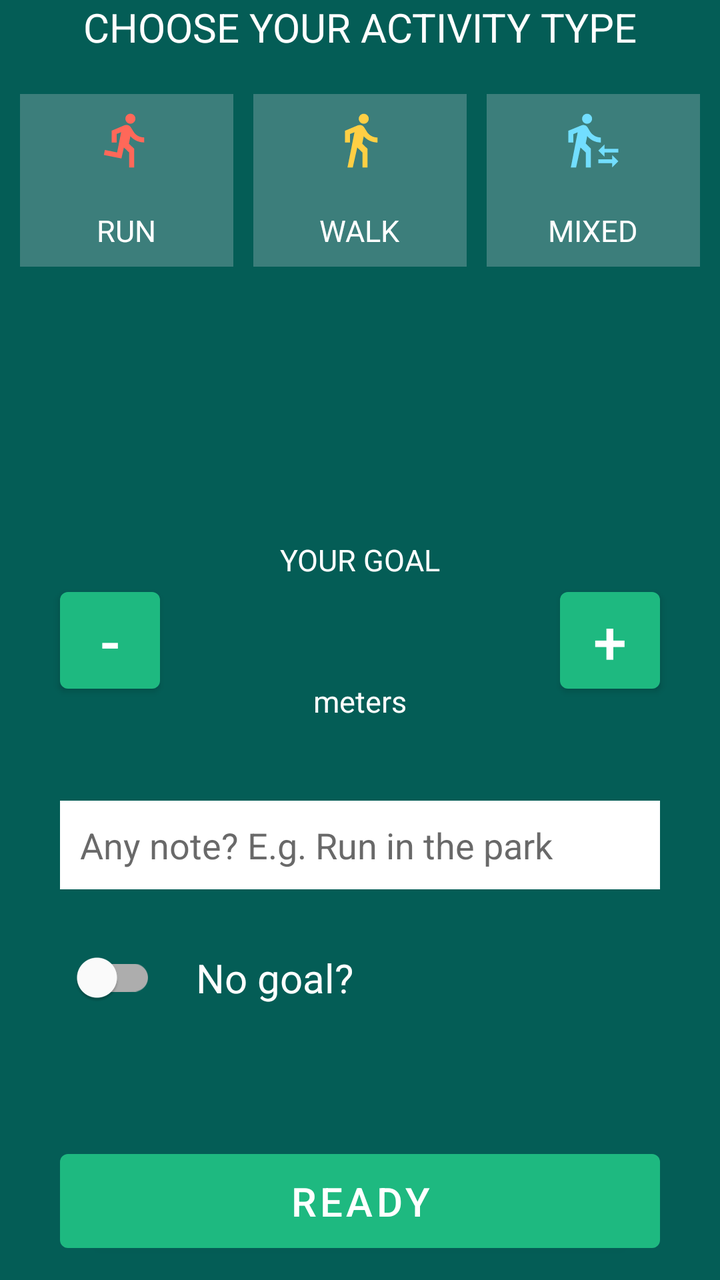
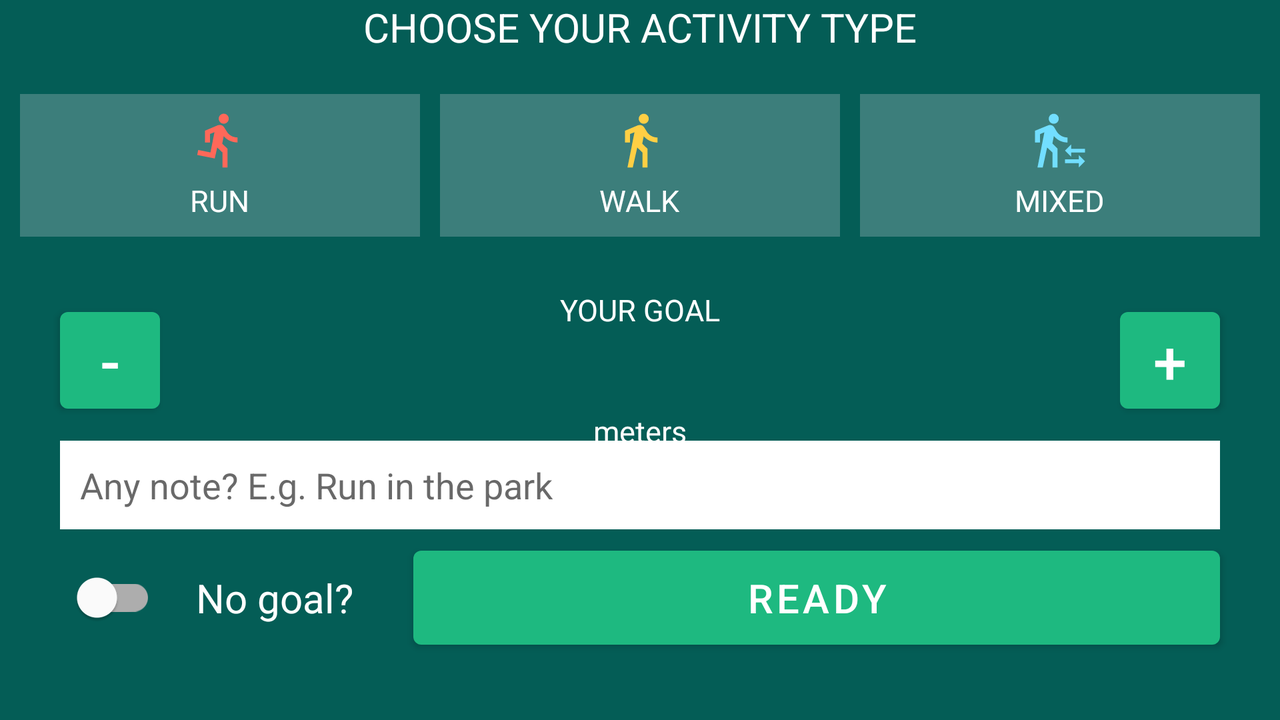

One screen, two layout resources from the same app: the default and the repository's alternative for another configuration. Each is rendered where Android would select it; the XML of both is given below.
<!-- AndroidManifest.xml: application theme myTheme -->
<!-- res/layout/workout_dialog.xml -->
<?xml version="1.0" encoding="utf-8"?>
<androidx.constraintlayout.widget.ConstraintLayout xmlns:android="http://schemas.android.com/apk/res/android"
    xmlns:app="http://schemas.android.com/apk/res-auto"
    xmlns:tools="http://schemas.android.com/tools"
    android:layout_width="match_parent"
    android:layout_height="match_parent"
    tools:context=".actvities.StartWorkout"
    android:background="@color/colorPrimaryDark"
    app:elevation="10dp"
    >

    <TextView
        android:id="@+id/center"
        android:layout_width="wrap_content"
        android:layout_height="wrap_content"
        app:layout_constraintBottom_toBottomOf="parent"
        app:layout_constraintTop_toTopOf="parent"
        app:layout_constraintLeft_toLeftOf="parent"
        app:layout_constraintRight_toRightOf="parent"
        android:visibility="invisible"/>

    <TextView
        android:id="@+id/workout_dialog_title"
        android:layout_width="match_parent"
        android:layout_height="wrap_content"
        android:text="@string/workout_dialog_type"
        app:layout_constraintTop_toTopOf="parent"
        android:textSize="20sp"
        android:textColor="@color/white"
        android:textAlignment="center"/>


    <LinearLayout
        android:id="@+id/buttons_container"
        app:layout_constraintTop_toBottomOf="@+id/workout_dialog_title"
        android:layout_marginTop="20dp"
        android:layout_width="match_parent"
        android:layout_height="wrap_content"
        android:orientation="horizontal"
        android:weightSum="3"
        android:layout_marginStart="10dp"
        android:layout_marginEnd="10dp"
        android:layout_marginBottom="10dp">


        <LinearLayout
            android:id="@+id/workout_dialog_btn_run"
            android:layout_width="0dp"
            android:layout_height="wrap_content"
            android:orientation="vertical"
            android:layout_weight="1"
            android:gravity="center"
            android:padding="8dp"
            android:clickable="true"
            android:focusable="true"
            android:layout_marginEnd="10dp"
            android:background="@color/item_selector_color">

            <ImageView
                android:layout_width="30dp"
                android:layout_height="30dp"
                android:src="@drawable/run"
                android:tint="@color/orange"
                />

            <TextView
                android:id="@+id/test"
                android:paddingTop="20dp"
                android:layout_width="wrap_content"
                android:layout_height="wrap_content"
                android:textSize="15sp"
                android:textColor="@color/white"
                android:text="@string/workout_dialog_run"/>
        </LinearLayout>



        <LinearLayout
            android:id="@+id/workout_dialog_btn_walk"
            android:layout_width="0dp"
            android:layout_height="wrap_content"
            android:orientation="vertical"
            android:layout_weight="1"
            android:gravity="center"
            android:padding="8dp"
            android:clickable="true"
            android:focusable="true"
            android:layout_marginEnd="10dp"
            android:background="@color/item_selector_color">

            <ImageView
                android:layout_width="30dp"
                android:layout_height="30dp"
                android:src="@drawable/walk"
                android:tint="@color/yellow"
                />


            <TextView
                android:paddingTop="20dp"
                android:layout_width="wrap_content"
                android:layout_height="wrap_content"
                android:textSize="15sp"
                android:textColor="@color/white"
                android:text="@string/workout_dialog_walk"/>

        </LinearLayout>

        <LinearLayout
            android:id="@+id/workout_dialog_btn_mix"
            android:layout_width="0dp"
            android:layout_height="wrap_content"
            android:orientation="vertical"
            android:layout_weight="1"
            android:gravity="center"
            android:padding="8dp"
            android:clickable="true"
            android:focusable="true"
            android:background="@color/item_selector_color">

            <ImageView
                android:layout_width="30dp"
                android:layout_height="30dp"
                android:src="@drawable/mixed"
                android:tint="@color/blue"
                />


            <TextView
                android:id="@+id/container_lowest_point"
                android:paddingTop="20dp"
                android:layout_width="wrap_content"
                android:layout_height="wrap_content"
                android:textSize="15sp"
                android:textColor="@color/white"
                android:text="@string/workout_dialog_mixed"/>

        </LinearLayout>
    </LinearLayout>
    <LinearLayout
        android:id="@+id/note_description"
        android:layout_width="match_parent"
        android:layout_height="wrap_content"
        app:layout_constraintTop_toBottomOf="@id/buttons_container">

        <TextView
            android:id="@+id/workout_note"
            android:layout_width="match_parent"
            android:layout_height="match_parent"
            android:layout_marginStart="10dp"
            android:layout_marginEnd="10dp"
            android:layout_marginTop="10dp"
            android:textSize="12sp"
            android:textColor="@color/white"
            android:textAlignment="center"
            />
    </LinearLayout>


    <TextView
        android:id="@+id/goal_tv"
        android:layout_width="wrap_content"
        android:layout_height="wrap_content"
        app:layout_constraintRight_toRightOf="parent"
        app:layout_constraintLeft_toLeftOf="parent"
        android:textSize="15sp"
        android:textColor="@color/white"
        android:text="@string/workout_dialog_goal"
        android:layout_marginBottom="10dp"
        app:layout_constraintBottom_toTopOf="@id/workout_dialog_goal"
        />

    <TextView
        android:id="@+id/workout_dialog_goal"
        android:layout_width="wrap_content"
        android:layout_height="wrap_content"
        app:layout_constraintRight_toRightOf="parent"
        app:layout_constraintLeft_toLeftOf="parent"
        android:textSize="30sp"
        android:textColor="@color/white"
        app:layout_constraintTop_toTopOf="parent"
        app:layout_constraintBottom_toBottomOf="parent"
    />

    <TextView
        android:id="@+id/unit_goal"
        android:layout_width="wrap_content"
        android:layout_height="wrap_content"
        app:layout_constraintRight_toRightOf="parent"
        app:layout_constraintLeft_toLeftOf="parent"
        android:textSize="15sp"
        android:textColor="@color/white"
        android:text="@string/unit_m"
        app:layout_constraintTop_toBottomOf="@id/workout_dialog_goal"
        />


    <Button
        android:id="@+id/remove_more_goal"
        android:layout_width="50dp"
        android:layout_height="wrap_content"
        android:textSize="30sp"
        android:textAlignment="center"
        android:text="@string/minus"
        android:layout_marginStart="30dp"
        app:layout_constraintLeft_toLeftOf="parent"
        app:layout_constraintTop_toTopOf="parent"
        app:layout_constraintBottom_toBottomOf="parent"
        />

    <Button
        android:id="@+id/add_more_goal"
        android:layout_width="50dp"
        android:layout_height="wrap_content"
        android:textSize="30sp"
        android:textAlignment="center"
        android:text="@string/plus"
        android:layout_marginEnd="30dp"
        app:layout_constraintRight_toRightOf="parent"
        app:layout_constraintTop_toTopOf="parent"
        app:layout_constraintBottom_toBottomOf="parent"
        />



        <EditText
            android:id="@+id/editTextNote"
            android:layout_width="match_parent"
            android:layout_height="wrap_content"
            android:imeOptions="actionDone"
            android:singleLine="true"
            android:maxLines="1"
            android:hint="@string/workout_dialog_noteHint"
            android:background="@color/white"
            android:textColor="@color/backgroundColor"
            android:textColorHint="@color/hint_color"
            android:padding="10dp"
            android:layout_marginTop="50dp"
            android:layout_marginStart="30dp"
            android:layout_marginEnd="30dp"
            app:layout_constraintTop_toBottomOf="@id/add_more_goal"
           />

    <com.google.android.material.switchmaterial.SwitchMaterial
        android:id="@+id/no_goal_swtich"
        android:layout_width="wrap_content"
        android:layout_height="wrap_content"
        app:layout_constraintTop_toBottomOf="@+id/editTextNote"
        app:layout_constraintLeft_toLeftOf="@+id/editTextNote"
        android:layout_marginTop="20dp"
    />
    <TextView
        android:layout_width="wrap_content"
        android:layout_height="wrap_content"
        app:layout_constraintTop_toTopOf="@+id/no_goal_swtich"
        app:layout_constraintBottom_toBottomOf="@+id/no_goal_swtich"
        app:layout_constraintLeft_toRightOf="@+id/no_goal_swtich"
        android:layout_marginStart="20dp"
        android:textColor="@color/white"
        android:textSize="20sp"
        android:text="@string/workout_dialog_noGoal"
        />

    <Button
        android:id="@+id/btn_ready"
        android:layout_width="match_parent"
        android:layout_height="wrap_content"
        app:layout_constraintBottom_toBottomOf="parent"
        android:text="@string/workout_dialog_btn_ready"
        android:textColor="@color/white"
        android:textSize="20sp"
        android:layout_marginStart="30dp"
        android:layout_marginEnd="30dp"
        android:padding="10dp"
        android:layout_marginBottom="10dp"
        />






</androidx.constraintlayout.widget.ConstraintLayout>
<!-- resources referenced by this layout -->
<resources>
  <color name="backgroundColor">#151621</color>
  <color name="blue">#72DEFF</color>
  <color name="colorPrimaryDark">#045D56</color>
  <color name="hint_color">#AD222222</color>
  <color name="item_selector_color">#3CF1EBF1</color>
  <color name="orange">#FF6859</color>
  <color name="white">#FFFFFF</color>
  <color name="yellow">#FFCF44</color>
  <!-- drawable mixed (drawable) -->
  <vector xmlns:android="http://schemas.android.com/apk/res/android"
      android:width="18dp"
      android:height="18dp"
      android:viewportWidth="24"
      android:viewportHeight="24">
    <path
        android:pathData="M16.49,15.5v-1.75L14,16.25l2.49,2.5L16.49,17L22,17v-1.5zM19.51,19.75L14,19.75v1.5h5.51L19.51,23L22,20.5 19.51,18zM9.5,5.5c1.1,0 2,-0.9 2,-2s-0.9,-2 -2,-2 -2,0.9 -2,2 0.9,2 2,2zM5.75,8.9L3,23h2.1l1.75,-8L9,17v6h2v-7.55L8.95,13.4l0.6,-3C10.85,12 12.8,13 15,13v-2c-1.85,0 -3.45,-1 -4.35,-2.45l-0.95,-1.6C9.35,6.35 8.7,6 8,6c-0.25,0 -0.5,0.05 -0.75,0.15L2,8.3L2,13h2L4,9.65l1.75,-0.75"
        android:fillColor="#000000"/>
  </vector>
  <!-- drawable run (drawable) -->
  <vector xmlns:android="http://schemas.android.com/apk/res/android"
      android:width="18dp"
      android:height="18dp"
      android:viewportWidth="24"
      android:viewportHeight="24">
    <path
        android:pathData="M13.49,5.48c1.1,0 2,-0.9 2,-2s-0.9,-2 -2,-2 -2,0.9 -2,2 0.9,2 2,2zM9.89,19.38l1,-4.4 2.1,2v6h2v-7.5l-2.1,-2 0.6,-3c1.3,1.5 3.3,2.5 5.5,2.5v-2c-1.9,0 -3.5,-1 -4.3,-2.4l-1,-1.6c-0.4,-0.6 -1,-1 -1.7,-1 -0.3,0 -0.5,0.1 -0.8,0.1l-5.2,2.2v4.7h2v-3.4l1.8,-0.7 -1.6,8.1 -4.9,-1 -0.4,2 7,1.4z"
        android:fillColor="#000000"/>
  </vector>
  <!-- drawable walk (drawable) -->
  <vector xmlns:android="http://schemas.android.com/apk/res/android"
      android:width="18dp"
      android:height="18dp"
      android:viewportWidth="24"
      android:viewportHeight="24">
    <path
        android:pathData="M13.5,5.5c1.1,0 2,-0.9 2,-2s-0.9,-2 -2,-2 -2,0.9 -2,2 0.9,2 2,2zM9.8,8.9L7,23h2.1l1.8,-8 2.1,2v6h2v-7.5l-2.1,-2 0.6,-3C14.8,12 16.8,13 19,13v-2c-1.9,0 -3.5,-1 -4.3,-2.4l-1,-1.6c-0.4,-0.6 -1,-1 -1.7,-1 -0.3,0 -0.5,0.1 -0.8,0.1L6,8.3V13h2V9.6l1.8,-0.7"
        android:fillColor="#000000"/>
  </vector>
  <string name="minus">-</string>
  <string name="plus" translatable="false">+</string>
  <string name="unit_m">meters</string>
  <string name="workout_dialog_btn_ready">READY</string>
  <string name="workout_dialog_goal">YOUR GOAL</string>
  <string name="workout_dialog_mixed">MIXED</string>
  <string name="workout_dialog_noGoal">No goal?</string>
  <string name="workout_dialog_noteHint">Any note? E.g. Run in the park</string>
  <string name="workout_dialog_run">RUN</string>
  <string name="workout_dialog_type">CHOOSE YOUR ACTIVITY TYPE</string>
  <string name="workout_dialog_walk">WALK</string>
  <style name="myTheme" parent="Theme.MaterialComponents.DayNight.NoActionBar">
          <item name="colorPrimary">@color/colorPrimary</item>
          <item name="colorPrimaryDark">@color/colorPrimaryDark</item>
          <item name="colorAccent">@color/colorAccent</item>
          <item name="android:windowLightStatusBar" tools:targetApi="m">true</item>
          <item name="android:textColorPrimary">@color/textColorPrimary</item>
      </style>
  <color name="colorPrimary">#1EB980</color>
  <color name="colorAccent">#58C596</color>
  <color name="textColorPrimary">#FFFFFF</color>
</resources>
<!-- res/layout-land/workout_dialog.xml (the repository's variant of the layout above) -->
<!-- drawn on the phone turned sideways -->
<?xml version="1.0" encoding="utf-8"?>
<androidx.constraintlayout.widget.ConstraintLayout xmlns:android="http://schemas.android.com/apk/res/android"
    xmlns:app="http://schemas.android.com/apk/res-auto"
    xmlns:tools="http://schemas.android.com/tools"
    android:layout_width="match_parent"
    android:layout_height="match_parent"
    tools:context=".actvities.StartWorkout"
    android:background="@color/colorPrimaryDark"
    app:elevation="10dp"
    >

    <TextView
        android:id="@+id/center"
        android:layout_width="wrap_content"
        android:layout_height="wrap_content"
        app:layout_constraintBottom_toBottomOf="parent"
        app:layout_constraintTop_toTopOf="parent"
        app:layout_constraintLeft_toLeftOf="parent"
        app:layout_constraintRight_toRightOf="parent"
        android:visibility="invisible"/>

    <TextView
        android:id="@+id/workout_dialog_title"
        android:layout_width="match_parent"
        android:layout_height="wrap_content"
        android:text="@string/workout_dialog_type"
        app:layout_constraintTop_toTopOf="parent"
        android:textSize="20sp"
        android:textColor="@color/white"
        android:textAlignment="center"/>


    <LinearLayout
        android:id="@+id/buttons_container"
        app:layout_constraintTop_toBottomOf="@+id/workout_dialog_title"
        android:layout_marginTop="20dp"
        android:layout_width="match_parent"
        android:layout_height="wrap_content"
        android:orientation="horizontal"
        android:weightSum="3"
        android:layout_marginStart="10dp"
        android:layout_marginEnd="10dp"
        android:layout_marginBottom="10dp">


        <LinearLayout
            android:id="@+id/workout_dialog_btn_run"
            android:layout_width="0dp"
            android:layout_height="wrap_content"
            android:orientation="vertical"
            android:layout_weight="1"
            android:gravity="center"
            android:padding="8dp"
            android:clickable="true"
            android:focusable="true"
            android:layout_marginEnd="10dp"
            android:background="@color/item_selector_color">

            <ImageView
                android:layout_width="30dp"
                android:layout_height="30dp"
                android:src="@drawable/run"
                android:tint="@color/orange"
                />

            <TextView
                android:id="@+id/test"
                android:paddingTop="5dp"
                android:layout_width="wrap_content"
                android:layout_height="wrap_content"
                android:textSize="15sp"
                android:textColor="@color/white"
                android:text="@string/workout_dialog_run"/>
        </LinearLayout>



        <LinearLayout
            android:id="@+id/workout_dialog_btn_walk"
            android:layout_width="0dp"
            android:layout_height="wrap_content"
            android:orientation="vertical"
            android:layout_weight="1"
            android:gravity="center"
            android:padding="8dp"
            android:clickable="true"
            android:focusable="true"
            android:layout_marginEnd="10dp"
            android:background="@color/item_selector_color">

            <ImageView
                android:layout_width="30dp"
                android:layout_height="30dp"
                android:src="@drawable/walk"
                android:tint="@color/yellow"
                />


            <TextView
                android:paddingTop="5dp"
                android:layout_width="wrap_content"
                android:layout_height="wrap_content"
                android:textSize="15sp"
                android:textColor="@color/white"
                android:text="@string/workout_dialog_walk"/>

        </LinearLayout>

        <LinearLayout
            android:id="@+id/workout_dialog_btn_mix"
            android:layout_width="0dp"
            android:layout_height="wrap_content"
            android:orientation="vertical"
            android:layout_weight="1"
            android:gravity="center"
            android:padding="8dp"
            android:clickable="true"
            android:focusable="true"
            android:background="@color/item_selector_color">

            <ImageView
                android:layout_width="30dp"
                android:layout_height="30dp"
                android:src="@drawable/mixed"
                android:tint="@color/blue"
                />


            <TextView
                android:id="@+id/container_lowest_point"
                android:paddingTop="5dp"
                android:layout_width="wrap_content"
                android:layout_height="wrap_content"
                android:textSize="15sp"
                android:textColor="@color/white"
                android:text="@string/workout_dialog_mixed"/>

        </LinearLayout>
    </LinearLayout>
    <LinearLayout
        android:id="@+id/note_description"
        android:layout_width="match_parent"
        android:layout_height="wrap_content"
        app:layout_constraintTop_toBottomOf="@id/buttons_container">

        <TextView
            android:id="@+id/workout_note"
            android:layout_width="match_parent"
            android:layout_height="match_parent"
            android:layout_marginStart="10dp"
            android:layout_marginEnd="10dp"
            android:layout_marginTop="10dp"
            android:textSize="12sp"
            android:textColor="@color/white"
            android:textAlignment="center"
            />
    </LinearLayout>


    <TextView
        android:id="@+id/goal_tv"
        android:layout_width="wrap_content"
        android:layout_height="wrap_content"
        app:layout_constraintRight_toRightOf="parent"
        app:layout_constraintLeft_toLeftOf="parent"
        android:textSize="15sp"
        android:textColor="@color/white"
        android:text="@string/workout_dialog_goal"
        android:layout_marginBottom="10dp"
        app:layout_constraintTop_toBottomOf="@id/note_description"
        />

    <TextView
        android:id="@+id/workout_dialog_goal"
        android:layout_width="wrap_content"
        android:layout_height="wrap_content"
        app:layout_constraintRight_toRightOf="parent"
        app:layout_constraintLeft_toLeftOf="parent"
        android:textSize="30sp"
        android:textColor="@color/white"
        app:layout_constraintTop_toBottomOf="@+id/goal_tv"
    />

    <TextView
        android:id="@+id/unit_goal"
        android:layout_width="wrap_content"
        android:layout_height="wrap_content"
        app:layout_constraintRight_toRightOf="parent"
        app:layout_constraintLeft_toLeftOf="parent"
        android:textSize="15sp"
        android:textColor="@color/white"
        android:text="@string/unit_m"
        app:layout_constraintTop_toBottomOf="@id/workout_dialog_goal"
        />


    <Button
        android:id="@+id/remove_more_goal"
        android:layout_width="50dp"
        android:layout_height="wrap_content"
        android:textSize="30sp"
        android:textAlignment="center"
        android:text="@string/minus"
        android:layout_marginStart="30dp"
        app:layout_constraintLeft_toLeftOf="parent"
        app:layout_constraintTop_toTopOf="parent"
        app:layout_constraintBottom_toBottomOf="parent"
        />

    <Button
        android:id="@+id/add_more_goal"
        android:layout_width="50dp"
        android:layout_height="wrap_content"
        android:textSize="30sp"
        android:textAlignment="center"
        android:text="@string/plus"
        android:layout_marginEnd="30dp"
        app:layout_constraintRight_toRightOf="parent"
        app:layout_constraintTop_toTopOf="parent"
        app:layout_constraintBottom_toBottomOf="parent"
        />



        <EditText
            android:id="@+id/editTextNote"
            android:layout_width="match_parent"
            android:layout_height="wrap_content"
            android:imeOptions="actionDone"
            android:singleLine="true"
            android:maxLines="1"
            android:hint="@string/workout_dialog_noteHint"
            android:background="@color/white"
            android:textColor="@color/backgroundColor"
            android:textColorHint="@color/hint_color"
            android:padding="10dp"
            android:layout_marginTop="10dp"
            android:layout_marginStart="30dp"
            android:layout_marginEnd="30dp"
            app:layout_constraintTop_toBottomOf="@id/add_more_goal"
           />

    <com.google.android.material.switchmaterial.SwitchMaterial
        android:id="@+id/no_goal_swtich"
        android:layout_width="wrap_content"
        android:layout_height="wrap_content"
        app:layout_constraintTop_toBottomOf="@+id/editTextNote"
        app:layout_constraintLeft_toLeftOf="@+id/editTextNote"
        android:layout_marginTop="10dp"
    />
    <TextView
        android:id="@+id/switch_tv_noGoal"
        android:layout_width="wrap_content"
        android:layout_height="wrap_content"
        app:layout_constraintTop_toTopOf="@+id/no_goal_swtich"
        app:layout_constraintBottom_toBottomOf="@+id/no_goal_swtich"
        app:layout_constraintLeft_toRightOf="@+id/no_goal_swtich"
        android:layout_marginStart="20dp"
        android:textColor="@color/white"
        android:textSize="20sp"
        android:text="@string/workout_dialog_noGoal"
        />

    <Button
        android:id="@+id/btn_ready"
        android:layout_width="0dp"
        android:layout_height="wrap_content"
        android:text="@string/workout_dialog_btn_ready"
        android:textColor="@color/white"
        android:textSize="20sp"
        android:layout_marginStart="30dp"
        android:layout_marginEnd="30dp"
        android:padding="10dp"
        app:layout_constraintTop_toTopOf="@+id/no_goal_swtich"
        app:layout_constraintBottom_toBottomOf="@+id/no_goal_swtich"
        app:layout_constraintLeft_toRightOf="@+id/switch_tv_noGoal"
        app:layout_constraintRight_toRightOf="parent"
        />






</androidx.constraintlayout.widget.ConstraintLayout>
